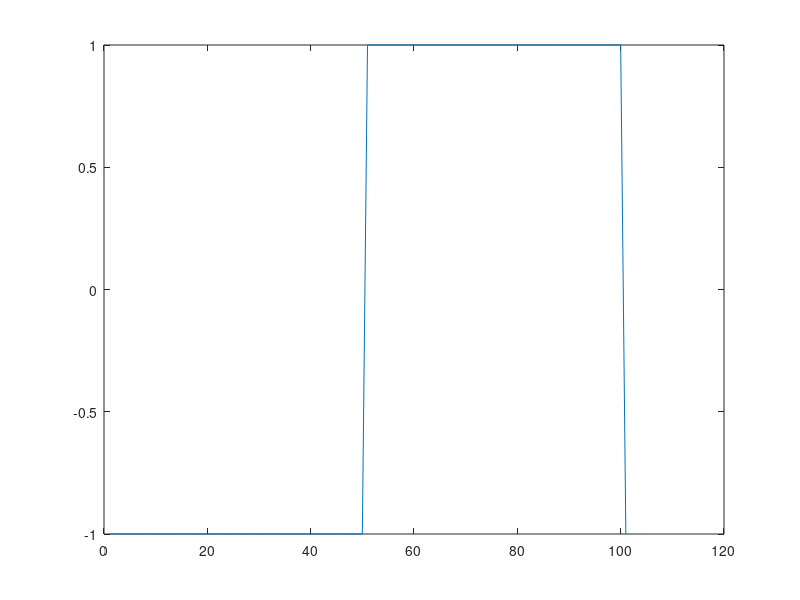

This figure's MATLAB source: (Note: this script raises an error after producing the figure.)
clear;
close all;
% set up parameter
fc = 10.3e6;        % carrier freq
fsym = 100e3;       % symbol rate          
fsamp = 250e6;        % sampling rate
d1 = 50;            % duty cycle 1
d2 = 35;            % duty cycle 2
d3 = 30;
d4 = 27;
p_d1 = 0.15;        % percentage of duty cycle 1
p_d2 = 0.10;    % percentage of duty cycle 2
p_d3 = 0.10;
% p_d4 = 1 - p_d1 - p_d2 - p_d3;
T0 = 0.1/fsym;    % time of zeros
T_offset = 0; % offset of Q mod sig

% calculate time steps
Tc = 1 / fc;        % period of carrier
Tsym = 1 / fsym;    % period of symbol
Tsamp = 1 / fsamp;  % period of sampling
T1 = round((Tsym * p_d1) / Tc) * Tc; % period of duty cycle 1, rounded to integer number of carrier period
T2 = round((Tsym * p_d2) / Tc) * Tc; % period of duty cycle 1, rounded to integer number of carrier period
T3 = round((Tsym * p_d3) / Tc) * Tc;
T4 = Tsym - T1 - T2 - T3 - T0;
t1 = 0 : Tsamp: (T1 - Tsamp); % time steps of duty cycle 1
t2 = 0 : Tsamp: (T2 - Tsamp); % time steps of duty cycle 2
t3 = 0 : Tsamp: (T3 - Tsamp); % time steps of duty cycle 3
t4 = 0 : Tsamp: (T4 - Tsamp); % time steps of duty cycle 3
% Gate driving sigal of symbol 0
x1 = 0.5 + 0.5 * square(2 * pi * fc * t1, d1); % signal of duty cycle 1
x2 = 0.5 + 0.5 * square(2 * pi * fc * t2, d2); % signal of duty cycle 2
x3 = 0.5 + 0.5 * square(2 * pi * fc * t3, d3);
x4 = 0.5 + 0.5 * square(2 * pi * fc * t4, d4);
x0 = zeros(1, round(T0 / Tsamp));
sym0 = [x1 x2 x3 x4 x0];
% Gate driving  sigal of symbol 1
x1 = 0.5 + 0.5 * square(2 * pi * fc * t1 + pi, d1); % signal of duty cycle 1
x2 = 0.5 + 0.5 * square(2 * pi * fc * t2 + pi, d2); % signal of duty cycle 2
x3 = 0.5 + 0.5 * square(2 * pi * fc * t3 + pi, d3);
x4 = 0.5 + 0.5 * square(2 * pi * fc * t4 + pi, d4);
x0 = zeros(1, round(T0 / Tsamp));
sym1 = [x1 x2 x3 x4 x0];

plot(square(2 * pi * (0:0.01:1) + pi, d1))

% saving results
GDS_1 = [sym1];
fname = sprintf('GDS_1_%d_d%d_%d_d%d_%d_d%d_%d_%.1fu_%dk.txt', ...
    round(d1), round(p_d1*100), round(d2), round(p_d2*100), ...
    round(d3), round(p_d2*100), round(d4), ...
    T0*1e6, round(fsym/1e3));
writematrix(GDS_1',fname)

GDS_0 = [sym0];
fname = sprintf('GDS_0_%d_d%d_%d_d%d_%d_d%d_%d_%.1fu_%dk.txt', ...
    round(d1), round(p_d1*100), round(d2), round(p_d2*100), ...
    round(d3), round(p_d2*100), round(d4), ...
    T0*1e6, round(fsym/1e3));
writematrix(GDS_0',fname)

% Q modulation control signal
Qmod = [ones(length(x1) + length(x2) + length(x3) + length(x4), 1); zeros(length(x0), 1)];
Qmod2 = [Qmod];
fname = sprintf('Qmod_%.1fu_%dk_%d.txt', T0*1e6, round(fsym/1e3), length(Qmod2));
writematrix(Qmod2,fname);

% length(Qmod)

figure();
tp = (0:length(Qmod)-1) * Tsamp * 1e6;
subplot(2, 1, 1); hold off; plot(tp, sym0); hold on; plot(tp, sym1); 
title('Gate driving signal'); xlabel('Time (us)'); ylim([-0.2,1.2]); 
legend('Symbol 0', 'Symbol 1');
subplot(2, 1, 2); plot(tp, Qmod, 'k'); ylim([-0.2,1.2]); 
xlabel('Time (us)'); title('Q-mod signal');

% Convert the array to a string
bit0_string = num2str(GDS_0);

% Remove spaces from the string
bit0_string = bit0_string(bit0_string ~= ' ');

% Write the string to a text file
fileID = fopen('bit0.txt', 'w');
fprintf(fileID, '%s', bit0_string);
fclose(fileID);

% Convert the array to a string
bit1_string = num2str(GDS_1);

% Remove spaces from the string
bit1_string = bit1_string(bit1_string ~= ' ');

% Write the string to a text file
fileID = fopen('bit1.txt', 'w');
fprintf(fileID, '%s', bit1_string);
fclose(fileID);

% Convert the array to a string
QMOD_data = num2str(Qmod2);

% Remove spaces from the string
QMOD_data = QMOD_data(QMOD_data ~= ' ');

% Write the string to a text file
fileID = fopen('QMOD.txt', 'w');
fprintf(fileID, '%s', QMOD_data);
fclose(fileID);
% legend('GDS Symbol 0', 'GDS Symbol 1', 'Q mod');

% 
% % modulation
% Nsym=200;
% symbols = (randn(Nsym, 1)) > 0.5;
% Nsps = length(sym0);
% data = zeros(Nsps * Nsym, 1);
% figure();
% plot(symbols);
% for n = 1 : Nsym
%     if symbols == 0
%         data((1 : Nsps) + (n-1) * Nsps) = sym0;
%     else
%         data((1 : Nsps) + (n-1) * Nsps) = sym1;
%     end
% end
% 
% figure();
% plot(data);
% 
% 
% 
% 
% 
